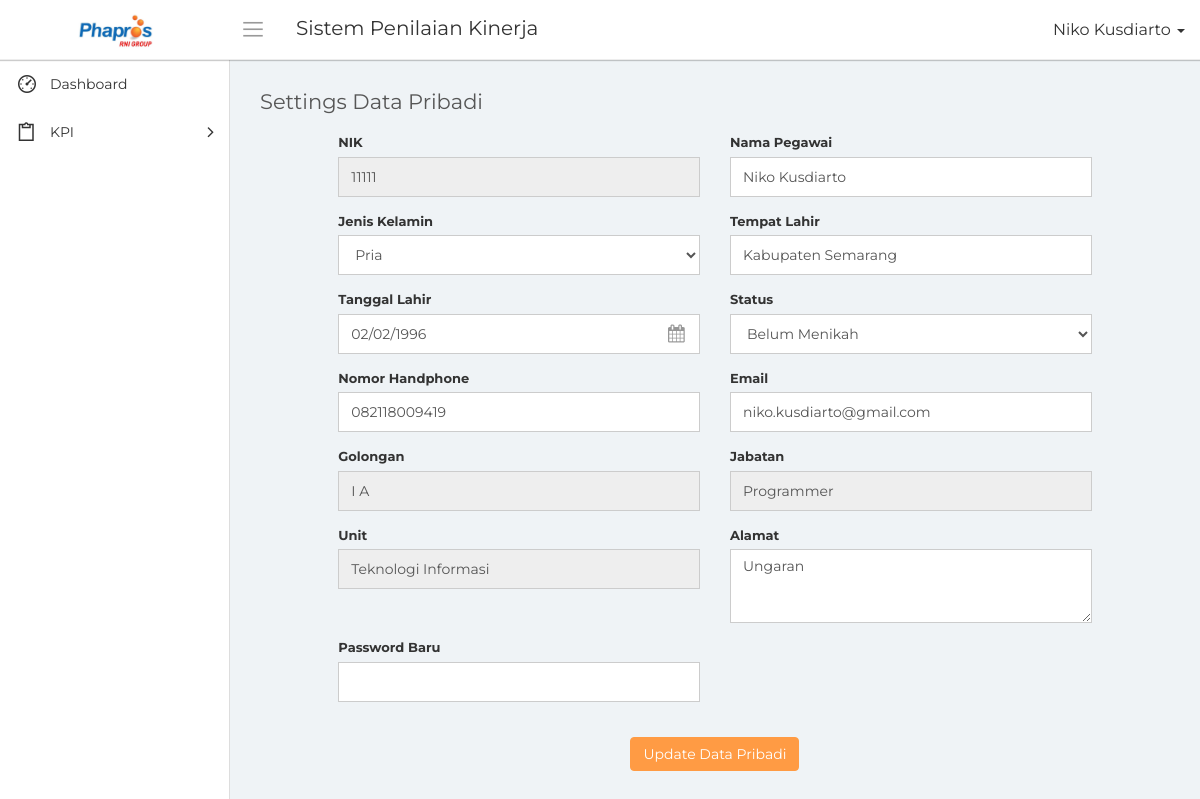
The page /settings.php (signed in) on the database its author committed.
### tables this page shows
CREATE TABLE `mst_anggota` (
  `id_anggota` bigint(20) NOT NULL,
  `nik` varchar(50) NOT NULL,
  `nama` varchar(50) NOT NULL,
  `jenis_kelamin` int(2) NOT NULL,
  `tempat_lahir` varchar(50) NOT NULL,
  `tanggal_lahir` date NOT NULL,
  `status` int(2) NOT NULL,
  `nomor_hp` varchar(20) NOT NULL,
  `email` varchar(50) NOT NULL,
  `id_golongan` bigint(20) NOT NULL,
  `id_jabatan` bigint(20) NOT NULL,
  `id_unit` bigint(20) NOT NULL,
  `alamat` text NOT NULL,
  `tanggal_input` date NOT NULL
);

CREATE TABLE `mst_golongan` (
  `id_golongan` bigint(20) NOT NULL,
  `nama_golongan` varchar(50) NOT NULL,
  `tanggal_input` date NOT NULL
);

CREATE TABLE `mst_jabatan` (
  `id_jabatan` bigint(20) NOT NULL,
  `nama_jabatan` varchar(50) NOT NULL,
  `tanggal_input` date NOT NULL
);

CREATE TABLE `mst_unit` (
  `id_unit` bigint(20) NOT NULL,
  `nama_unit` varchar(50) NOT NULL,
  `tanggal_input` date NOT NULL
);

### conn/database.php (called while the page is built, shortened)
<?php
	class database{
		function __construct(){
			$this->connection = new mysqli('localhost', 'root', '','phapros_final');
		}
		function tampil_golongan(){
			$query = $this->connection->query("SELECT * FROM mst_golongan");
			while($tampil = $query->fetch_array())
				$hasil[] = $tampil;
			return $hasil;
		}
		function tampil_jabatan(){
			$query = $this->connection->query("SELECT * FROM mst_jabatan");
			while($tampil = $query->fetch_array())
				$hasil[] = $tampil;
			return $hasil;
		}
		function tampil_unit(){
			$query = $this->connection->query('SELECT * FROM mst_unit');
			while($tampil = $query->fetch_array())
				$hasil[] = $tampil;
			return $hasil;
		}
		function tampil_user_detail($nik = null){
			$query = $this->connection->query("SELECT a.*, g.nama_golongan, j.nama_jabatan, un.nama_unit, us.username, us.password, us.id_user FROM mst_anggota a JOIN mst_golongan g ON g.id_golongan = a.id_golongan JOIN mst_jabatan j ON j.id_jabatan = a.id_jabatan JOIN mst_unit un ON un.id_unit = a.id_unit JOIN user us ON us.username = a.nik WHERE a.nik = '$nik'");
			while($tampil = $query->fetch_array())
				$hasil[] = $tampil;
			return $hasil;
		}
		function tampil_akses(){
			$query = $this->connection->query("SELECT * FROM akses_menu");
			while($tampil = $query->fetch_array())
				$hasil[] = $tampil;
			return $hasil;
		}
	}
?>

### settings.php (the view, shortened to what this page needs)
<?php
    include "conn/database.php";
    $db = new database();
    $nama = $_SESSION['nama'];
    $jabatan = $_SESSION['id_jabatan'];
?>
<!DOCTYPE html>
<html>
    <head>
        <link rel="stylesheet" type="text/css" href="assets/css/bootstrap.min.css">
        <link rel="stylesheet" type="text/css" href="assets/css/font-awesome.min.css">
        <link rel="stylesheet" type="text/css" href="assets/css/line-awesome.min.css">
		<link rel="stylesheet" type="text/css" href="assets/css/dataTables.bootstrap.min.css">
		<link rel="stylesheet" type="text/css" href="assets/css/select2.min.css">
		<link rel="stylesheet" type="text/css" href="assets/css/bootstrap-datetimepicker.min.css">
        <link rel="stylesheet" type="text/css" href="assets/css/style.css">
    </head>
    <body>
        <div class="main-wrapper">
            <div class="header">
				<div class="header-left">
                    <a href="index.php" class="logo">
						<img src="assets/img/logo-phapros.jpg" width="75" height="" alt="">
					</a>
                </div>
				<a id="toggle_btn" href="javascript:void(0);"><i class="la la-bars"></i></a>
                <div class="page-title-box pull-left">
					<h3>Sistem Penilaian Kinerja</h3>
                </div>
				<ul class="nav navbar-nav navbar-right user-menu pull-right">
					<li class="dropdown">
						<a href="" class="dropdown-toggle user-link" data-toggle="dropdown" title="Admin">
							<span>
								<?php echo $nama; ?>
							</span>
							<i class="caret"></i>
						</a>
					</li>
				</ul>
            </div>
            <div class="sidebar" id="sidebar">
                <div class="sidebar-inner slimscroll">
					<div id="sidebar-menu" class="sidebar-menu">
						<ul>
							<li>
								<a href="index.php"><i class="la la-dashboard"></i> <span>Dashboard</span></a>
							</li>
                            <?php
                                foreach($db->tampil_akses() as $tampil)
                                {
                                    if($tampil['id_jabatan'] == $jabatan)
                                    {
                                        $m1 = $tampil['menu1'];
                                        $m2 = $tampil['menu2'];
                                        $m3 = $tampil['menu3'];
                                        $m4 = $tampil['menu4'];
                                        $m5 = $tampil['menu5'];
                                        $m6 = $tampil['menu6'];
                                        $m7 = $tampil['menu7'];
                                    }
                                }
                            ?>
                            <li class="submenu">
								<a href="#"><i class="la la-clipboard"></i> <span> KPI</span> <span class="menu-arrow"></span></a>
							</li>
						</ul>
					</div>
                </div>
            </div>
            <div class="page-wrapper">
                <div class="content container-fluid">
					<div class="row">
						<div class="col-xs-12">
							<h4 class="page-title">Settings Data Pribadi</h4>
						</div>
					</div>
					<?php
                        foreach($db->tampil_user_detail($_SESSION['nik']) as $tampilK)
                        {
                            if($tampilK['nik'] == $_SESSION['nik'])
                            {
                                $nama = $tampilK['nama'];
                                $jenis_kelamin = $tampilK['jenis_kelamin'];
                                $tempat_lahir = $tampilK['tempat_lahir'];
                                $tanggal_lahir = $tampilK['tanggal_lahir'];
                                $status = $tampilK['status'];
                                $nomor_hp = $tampilK['nomor_hp'];
                                $email = $tampilK['email'];
                                $id_golongan = $tampilK['id_golongan'];
                                $id_jabatan = $tampilK['id_jabatan'];
                                $id_unit = $tampilK['id_unit'];
                                $alamat = $tampilK['alamat'];
                            }
                        }
                    ?>
                    <div class="row">
                        <div class="col-md-10 col-md-offset-1">
                            <form action="#" method="POST">
                                <div class="row">
                                    <div class="col-sm-6">
                                        <div class="form-group">
                                            <label>NIK</label>
                                            <input type="text" value="<?php echo $_SESSION['nik']; ?>" class="form-control" name="nik" readonly="readonly">
                                        </div>
                                    </div>
                                    <div class="col-sm-6">
                                        <div class="form-group">
                                            <label>Nama Pegawai</label>
                                            <input type="text" value="<?php echo $nama; ?>" class="form-control" name="nama_anggota">
                                        </div>
                                    </div>
                                </div>
                                <div class="row">
                                    <div class="col-sm-6">
                                        <div class="form-group">
                                            <label>Jenis Kelamin</label>
                                            <select name="jenis_kelamin" id="jenis_kelamin" class="form-control">
                                                <option value="1" <?php echo ($jenis_kelamin == 1)?'selected="selected"':'';?>>Pria</option>
                                            </select>
                                        </div>
                                    </div>
                                    <div class="col-sm-6">
                                        <div class="form-group">
                                            <label>Tempat Lahir</label>
                                            <input type="text" value="<?php echo $tempat_lahir; ?>" class="form-control" name="tempat_lahir">
                                        </div>
                                    </div>
                                </div>
                                <div class="row">
                                    <div class="col-sm-6">
                                        <div class="form-group">
                                            <label>Tanggal Lahir</label>
                                            <div class="cal-icon"><input class="form-control datetimepicker" type="text" name="tanggal_lahir" id="tanggal_lahir" value="<?php echo date('d/m/Y', strtotime($tanggal_lahir)); ?>"></div>
                                        </div>
                                    </div>
                                    <div class="col-sm-6">
                                        <div class="form-group">
                                            <label>Status</label>
                                            <select name="status" id="status" class="form-control">
                                                <option value="1" <?php echo ($status == 1)?'selected="selected"':'';?>>Belum Menikah</option>
                                            </select>
                                        </div>
                                    </div>
                                </div>
                                <div class="row">
                                    <div class="col-sm-6">
                                        <div class="form-group">
                                            <label>Nomor Handphone</label>
                                            <input type="text" name="nomor_hp" id="nomor_hp" class="form-control" value="<?php echo $nomor_hp; ?>">
                                        </div>
                                    </div>
                                    <div class="col-sm-6">
                                        <div class="form-group">
                                            <label>Email</label>
                                            <input type="text" name="email" id="email" class="form-control" value="<?php echo $email; ?>">
                                        </div>
                                    </div>
                                </div>
                                <div class="row">
                                    <div class="col-md-6">
                                        <div class="form-group">
                                            <label>Golongan</label>
                                                <?php
                                                    foreach($db->tampil_golongan() as $data2)
                                                    {
                                                        if($id_golongan == $data2['id_golongan'])
                                                            echo '<input type="text" class="form-control" disabled="disabled" value="'.$data2['nama_golongan'].'">';
                                                    }
                                                ?>
                                        </div>
                                    </div>
                                    <div class="col-md-6">
                                        <div class="form-group">
                                            <label>Jabatan</label>
                                            <?php
                                                foreach($db->tampil_jabatan() as $data2)
                                                {
                                                    if($id_jabatan == $data2['id_jabatan'])
                                                        echo '<input type="text" class="form-control" disabled="disabled" value="'.$data2['nama_jabatan'].'">';
                                                }
                                            ?>
                                        </div>
                                    </div>
                                </div>
                                <div class="row">
                                    <div class="col-md-6">
                                        <div class="form-group">
                                            <label>Unit</label>
                                            <?php
                                                foreach($db->tampil_unit() as $data2)
                                                {
                                                    if($id_unit == $data2['id_unit'])
                                                        echo '<input type="text" class="form-control" disabled="disabled" value="'.$data2['nama_unit'].'">';
                                                }
                                            ?>
                                        </div>
                                    </div>
                                    <div class="col-md-6">
                                        <div class="form-group">
                                            <label>Alamat</label>
                                            <textarea name="alamat" id="alamat" cols="30" rows="3" class="form-control"><?php echo $alamat; ?></textarea>
                                        </div>
                                    </div>
                                </div>
                                <div class="row">
                                    <div class="col-md-6">
                                        <div class="form-group">
                                            <label for="">Password Baru</label>
                                            <input type="text" name="password_baru" id="password_baru" class="form-control">
                                        </div>
                                    </div>
                                </div>
                                <div class="m-t-20 text-center">
                                    <button class="btn btn-primary" type="submit" name="tombolSimpan">Update Data Pribadi</button>
                                </div>
                            </form>
                        </div>
                    </div>
                </div>
            </div>
        </div>
    </body>
</html>

### rows shown on the page
mst_anggota: nama_anggota "Niko Kusdiarto", jenis_kelamin "Pria", tempat_lahir "Kabupaten Semarang", tanggal_lahir "02/02/1996", status "Belum Menikah", nomor_hp "082118009419", email "niko.kusdiarto@gmail.com", alamat "Ungaran"
mst_golongan: nama_golongan "I A"
mst_jabatan: nama_jabatan "Programmer"
mst_unit: nama_unit "Teknologi Informasi"

### other values the page prints
$nama "Niko Kusdiarto"
